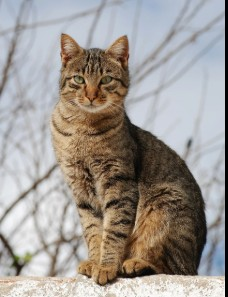
#> input picture opencv_fundamentals/photos/cat.jpg, 228 x 297 px, found by its file name
$ python thresholding_binarizing.py
#> lines starting #> are read from the running program, lines starting #| are printed output that depends on the picture; after the words box and inside, x2 and y2 are one past the last pixel; in counts of white or black regions, pixels touching at a corner belong together
import cv2 as cv

img = cv.imread('opencv_fundamentals/photos/cat.jpg')
#> img is the input picture: shape (297, 228, 3); mean B, G, R 146.5, 151.9, 158.2
cv.imshow("Cat",img)
gray = cv.cvtColor(img,cv.COLOR_BGR2GRAY )
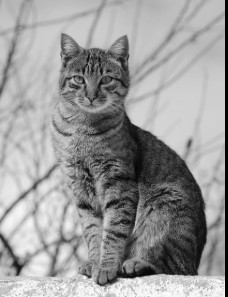
#> gray: shape (297, 228); min 0, max 255, mean 153.2

# simple thresholding
# cv.threshold(gri_resim, esik_degeri, max_deger, kural_bayragi)
# Klasik eşikleme. Resimdeki pikseller esik_degeri'ni geçiyorsa onları max_deger (255) yapar,
# geçemiyorsa siyah (0) yapar.
threshold, thresh = cv.threshold(gray, 150, 255, cv.THRESH_BINARY)
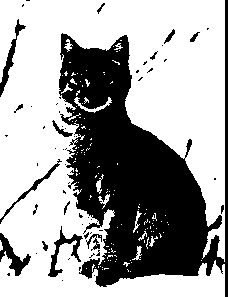
#> thresh: shape (297, 228); 63.7% white; 60 black regions (44 under 20 px), largest, box (x1, y1, x2, y2) and area: (59, 0, 228, 297) 22364, (0, 233, 31, 276) 455, (48, 226, 83, 277) 447
cv.imshow("thresholded_image", thresh)
threshold, thresh_inv = cv.threshold(gray, 150, 255, cv.THRESH_BINARY_INV)
cv.imshow("ınv_thresholded_image", thresh_inv)

# adaptive thresholding
# cv.adaptiveThreshold(gri_resim, max_deger, hesaplama_yontemi, kural, mahalle_boyutu, C_degeri)
# Akıllı eşikleme. Her pikselin geçme notunu,
# etrafındaki (örn: 11x11) komşularının ortalamasından 'C' değerini çıkararak bölgesel hesaplar.
# Işık dalgalanmalarına karşı dirençlidir.
adaptive_thresh = cv.adaptiveThreshold(gray, 255, cv.ADAPTIVE_THRESH_MEAN_C, cv.THRESH_BINARY, 11, 3)
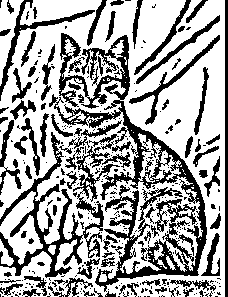
#> adaptive_thresh: shape (297, 228); 65.1% white; 332 black regions (243 under 20 px), largest, box (x1, y1, x2, y2) and area: (0, 33, 207, 292) 12094, (225, 0, 228, 297) 891, (0, 0, 95, 101) 831
cv.imshow("adaptive thresholding", adaptive_thresh)

cv.waitKey(0)
